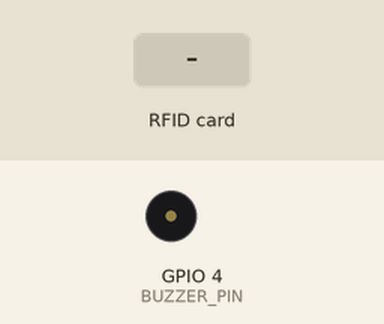
A sketch run on a simulated ESP32. Parts: buzzer (waves = sounding, pin HIGH). Inputs (shaded band) come from the test bench. WiFi joins after 1.5 s; servers stay silent unless stated; uploads are accepted with an empty reply; what the sketch prints to the serial monitor is not drawn.

Above: at 2.8 s.
2.9 s: RFID card 5E 7A 19 C4 held to the reader
At 3.12 s:
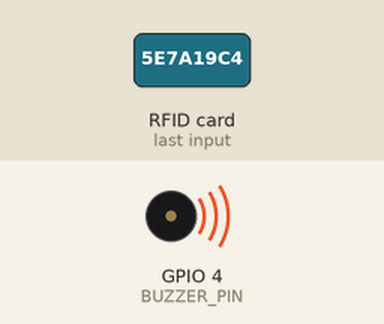
Timing chart, 0 to 5.9 s (numbered marks = the images above; inputs shaded):
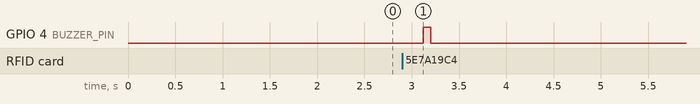

The sketch:

esp32_gate_rfid.ino
```cpp
/*
  Gate RFID node  ->  POST /api/sensors/rfid/
  Board  : ESP32 DevKit (3.3 V logic)
  Reader : MFRC522 / RC522  (library: "MFRC522" by GithubCommunity / miguelbalboa)

  Wiring (ESP32 VSPI):
    RC522 SDA(SS) -> GPIO 5      RC522 SCK  -> GPIO 18
    RC522 MOSI    -> GPIO 23     RC522 MISO -> GPIO 19
    RC522 RST     -> GPIO 22     RC522 3.3V -> 3V3   (NEVER 5V)
    RC522 GND     -> GND
    Buzzer (+)    -> GPIO 4  (optional)
*/
#include <WiFi.h>
#include <HTTPClient.h>
#include <SPI.h>
#include <MFRC522.h>

// ---------- EDIT THESE ----------
const char* WIFI_SSID  = "YOUR_WIFI";
const char* WIFI_PASS  = "YOUR_PASSWORD";
const char* SERVER_URL = "http://192.168.1.50:8000/api/sensors/rfid/"; // PC running Django
const char* DEVICE_KEY = "change-me-long-random-string";               // must match server
const char* SENSOR_ID  = "RFID-GATE-IN";
const char* EVENT_TYPE = "ENTRY";   // use "EXIT" on the exit-gate reader
// --------------------------------

#define SS_PIN     5
#define RST_PIN    22
#define BUZZER_PIN 4
const unsigned long SAME_TAG_COOLDOWN_MS = 5000;  // ignore same tag re-read

MFRC522 rfid(SS_PIN, RST_PIN);
String lastUid = "";
unsigned long lastSentAt = 0;

void beep(int times, int ms = 80) {
  for (int i = 0; i < times; i++) {
    digitalWrite(BUZZER_PIN, HIGH); delay(ms);
    digitalWrite(BUZZER_PIN, LOW);  delay(ms);
  }
}

void connectWifi() {
  if (WiFi.status() == WL_CONNECTED) return;
  Serial.printf("Connecting to %s", WIFI_SSID);
  WiFi.mode(WIFI_STA);
  WiFi.begin(WIFI_SSID, WIFI_PASS);
  unsigned long t0 = millis();
  while (WiFi.status() != WL_CONNECTED && millis() - t0 < 15000) {
    delay(400); Serial.print(".");
  }
  Serial.println(WiFi.status() == WL_CONNECTED ? " connected" : " FAILED");
}

// UID as upper-case hex with no separators, e.g. "A1B2C3D4".
// Register the SAME string in the dashboard as the bus's rfid_uid.
String readUid() {
  String uid = "";
  for (byte i = 0; i < rfid.uid.size; i++) {
    if (rfid.uid.uidByte[i] < 0x10) uid += "0";
    uid += String(rfid.uid.uidByte[i], HEX);
  }
  uid.toUpperCase();
  return uid;
}

int postEvent(const String& uid) {
  HTTPClient http;
  http.begin(SERVER_URL);
  http.addHeader("Content-Type", "application/json");
  http.addHeader("X-Device-Key", DEVICE_KEY);
  http.setTimeout(6000);
  String body = String("{\"rfid_uid\":\"") + uid +
                "\",\"sensor_id\":\"" + SENSOR_ID +
                "\",\"event_type\":\"" + EVENT_TYPE + "\"}";
  int code = http.POST(body);
  Serial.printf("POST %s -> HTTP %d\n", body.c_str(), code);
  if (code > 0) Serial.println(http.getString());
  http.end();
  return code;
}

void setup() {
  Serial.begin(115200);
  pinMode(BUZZER_PIN, OUTPUT);
  SPI.begin();
  rfid.PCD_Init();
  connectWifi();
  Serial.println("Ready - tap a bus tag");
}

void loop() {
  connectWifi();
  if (!rfid.PICC_IsNewCardPresent() || !rfid.PICC_ReadCardSerial()) return;

  String uid = readUid();
  bool duplicate = (uid == lastUid) && (millis() - lastSentAt < SAME_TAG_COOLDOWN_MS);
  if (!duplicate) {
    int code = postEvent(uid);
    if (code == 200)      beep(1);        // accepted
    else if (code == 404) beep(3);        // tag not registered to any bus
    else                  beep(2, 300);   // network / server error
    lastUid = uid;
    lastSentAt = millis();
  }
  rfid.PICC_HaltA();
  rfid.PCD_StopCrypto1();
}
```

Measured:
- after the input at 2.9 s, GPIO 4 (BUZZER_PIN): LOW → HIGH after 0.22 s, → LOW 0.08 s later
